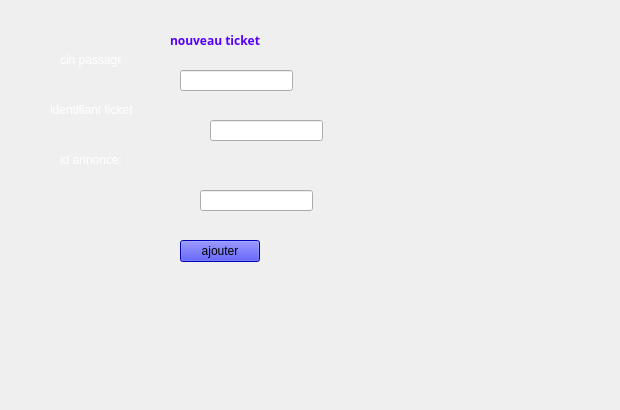
          <widget class="QWidget" name="tab_10">
           <attribute name="title">
            <string>ajouter</string>
           </attribute>
           <widget class="QLabel" name="label_23">
            <property name="geometry">
             <rect>
              <x>10</x>
              <y>20</y>
              <width>471</width>
              <height>321</height>
             </rect>
            </property>
            <property name="text">
             <string/>
            </property>
            <property name="pixmap">
             <pixmap>../../OneDrive/Documents/images/bg.jpg</pixmap>
            </property>
           </widget>
           <widget class="QLabel" name="label_31">
            <property name="geometry">
             <rect>
              <x>170</x>
              <y>20</y>
              <width>171</width>
              <height>41</height>
             </rect>
            </property>
            <property name="palette">
             <palette>
              <active>
               <colorrole role="WindowText">
                <brush brushstyle="SolidPattern">
                 <color alpha="255">
                  <red>85</red>
                  <green>0</green>
                  <blue>255</blue>
                 </color>
                </brush>
               </colorrole>
              </active>
              <inactive>
               <colorrole role="WindowText">
                <brush brushstyle="SolidPattern">
                 <color alpha="255">
                  <red>85</red>
                  <green>0</green>
                  <blue>255</blue>
                 </color>
                </brush>
               </colorrole>
              </inactive>
              <disabled>
               <colorrole role="WindowText">
                <brush brushstyle="SolidPattern">
                 <color alpha="255">
                  <red>120</red>
                  <green>120</green>
                  <blue>120</blue>
                 </color>
                </brush>
               </colorrole>
              </disabled>
             </palette>
            </property>
            <property name="font">
             <font>
              <family>Bahnschrift SemiBold</family>
              <pointsize>9</pointsize>
              <weight>75</weight>
              <bold>true</bold>
             </font>
            </property>
            <property name="text">
             <string>nouveau ticket</string>
            </property>
            <property name="textFormat">
             <enum>Qt::RichText</enum>
            </property>
           </widget>
           <widget class="QLabel" name="label_32">
            <property name="geometry">
             <rect>
              <x>60</x>
              <y>50</y>
              <width>61</width>
              <height>20</height>
             </rect>
            </property>
            <property name="palette">
             <palette>
              <active>
               <colorrole role="WindowText">
                <brush brushstyle="SolidPattern">
                 <color alpha="255">
                  <red>255</red>
                  <green>255</green>
                  <blue>255</blue>
                 </color>
                </brush>
               </colorrole>
              </active>
              <inactive>
               <colorrole role="WindowText">
                <brush brushstyle="SolidPattern">
                 <color alpha="255">
                  <red>255</red>
                  <green>255</green>
                  <blue>255</blue>
                 </color>
                </brush>
               </colorrole>
              </inactive>
              <disabled>
               <colorrole role="WindowText">
                <brush brushstyle="SolidPattern">
                 <color alpha="255">
                  <red>120</red>
                  <green>120</green>
                  <blue>120</blue>
                 </color>
                </brush>
               </colorrole>
              </disabled>
             </palette>
            </property>
            <property name="text">
             <string>cin passager</string>
            </property>
           </widget>
           <widget class="QLabel" name="label_33">
            <property name="geometry">
             <rect>
              <x>50</x>
              <y>100</y>
              <width>91</width>
              <height>20</height>
             </rect>
            </property>
            <property name="palette">
             <palette>
              <active>
               <colorrole role="WindowText">
                <brush brushstyle="SolidPattern">
                 <color alpha="255">
                  <red>255</red>
                  <green>255</green>
                  <blue>255</blue>
                 </color>
                </brush>
               </colorrole>
              </active>
              <inactive>
               <colorrole role="WindowText">
                <brush brushstyle="SolidPattern">
                 <color alpha="255">
                  <red>255</red>
                  <green>255</green>
                  <blue>255</blue>
                 </color>
                </brush>
               </colorrole>
              </inactive>
              <disabled>
               <colorrole role="WindowText">
                <brush brushstyle="SolidPattern">
                 <color alpha="255">
                  <red>120</red>
                  <green>120</green>
                  <blue>120</blue>
                 </color>
                </brush>
               </colorrole>
              </disabled>
             </palette>
            </property>
            <property name="text">
             <string>identifiant ticket</string>
            </property>
           </widget>
           <widget class="QLabel" name="label_34">
            <property name="geometry">
             <rect>
              <x>60</x>
              <y>150</y>
              <width>61</width>
              <height>20</height>
             </rect>
            </property>
            <property name="palette">
             <palette>
              <active>
               <colorrole role="WindowText">
                <brush brushstyle="SolidPattern">
                 <color alpha="255">
                  <red>255</red>
                  <green>255</green>
                  <blue>255</blue>
                 </color>
                </brush>
               </colorrole>
              </active>
              <inactive>
               <colorrole role="WindowText">
                <brush brushstyle="SolidPattern">
                 <color alpha="255">
                  <red>255</red>
                  <green>255</green>
                  <blue>255</blue>
                 </color>
                </brush>
               </colorrole>
              </inactive>
              <disabled>
               <colorrole role="WindowText">
                <brush brushstyle="SolidPattern">
                 <color alpha="255">
                  <red>120</red>
                  <green>120</green>
                  <blue>120</blue>
                 </color>
                </brush>
               </colorrole>
              </disabled>
             </palette>
            </property>
            <property name="text">
             <string>id annonce:</string>
            </property>
           </widget>
           <widget class="QLineEdit" name="cinp">
            <property name="geometry">
             <rect>
              <x>180</x>
              <y>70</y>
              <width>113</width>
              <height>21</height>
             </rect>
            </property>
           </widget>
           <widget class="QLineEdit" name="idt">
            <property name="geometry">
             <rect>
              <x>210</x>
              <y>120</y>
              <width>113</width>
              <height>21</height>
             </rect>
            </property>
           </widget>
           <widget class="QLineEdit" name="idan_2">
            <property name="geometry">
             <rect>
              <x>200</x>
              <y>190</y>
              <width>113</width>
              <height>21</height>
             </rect>
            </property>
           </widget>
           <widget class="QPushButton" name="ajoutticket">
            <property name="geometry">
             <rect>
              <x>180</x>
              <y>240</y>
              <width>80</width>
              <height>22</height>
             </rect>
            </property>
            <property name="cursor">
             <cursorShape>PointingHandCursor</cursorShape>
            </property>
            <property name="styleSheet">
             <string notr="true">background-color: rgb(0, 0, 255);</string>
            </property>
            <property name="text">
             <string>ajouter</string>
            </property>
           </widget>
           <widget class="QLabel" name="label_42">
            <property name="geometry">
             <rect>
              <x>0</x>
              <y>-30</y>
              <width>611</width>
              <height>401</height>
             </rect>
            </property>
            <property name="text">
             <string/>
            </property>
            <property name="pixmap">
             <pixmap>../images/bg.jpg</pixmap>
            </property>
           </widget>
           <zorder>label_42</zorder>
           <zorder>label_23</zorder>
           <zorder>label_31</zorder>
           <zorder>label_32</zorder>
           <zorder>label_33</zorder>
           <zorder>label_34</zorder>
           <zorder>cinp</zorder>
           <zorder>idt</zorder>
           <zorder>idan_2</zorder>
           <zorder>ajoutticket</zorder>
          </widget>
